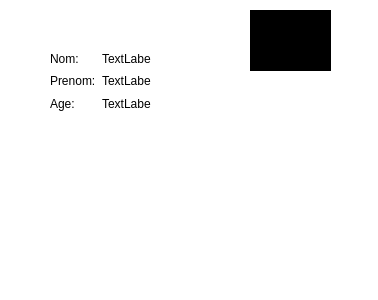
<?xml version="1.0" encoding="UTF-8"?>
<ui version="4.0">
 <class>Profil</class>
 <widget class="QDialog" name="Profil">
  <property name="geometry">
   <rect>
    <x>0</x>
    <y>0</y>
    <width>378</width>
    <height>300</height>
   </rect>
  </property>
  <property name="windowTitle">
   <string>Dialog</string>
  </property>
  <property name="styleSheet">
   <string notr="true">QWidget{background-color:white;}
QLineEdit{
background-color:orange}</string>
  </property>
  <widget class="QLabel" name="label_4">
   <property name="geometry">
    <rect>
     <x>250</x>
     <y>10</y>
     <width>81</width>
     <height>61</height>
    </rect>
   </property>
   <property name="styleSheet">
    <string notr="true">border-radius:50px;
background-color:black;</string>
   </property>
   <property name="text">
    <string>TextLabel</string>
   </property>
  </widget>
  <widget class="QWidget" name="layoutWidget">
   <property name="geometry">
    <rect>
     <x>50</x>
     <y>50</y>
     <width>101</width>
     <height>62</height>
    </rect>
   </property>
   <layout class="QGridLayout" name="gridLayout">
    <item row="0" column="0">
     <widget class="QLabel" name="label">
      <property name="text">
       <string>Nom:</string>
      </property>
     </widget>
    </item>
    <item row="0" column="1">
     <widget class="QLabel" name="Nom">
      <property name="text">
       <string>TextLabel</string>
      </property>
     </widget>
    </item>
    <item row="1" column="0">
     <widget class="QLabel" name="label_2">
      <property name="text">
       <string>Prenom:</string>
      </property>
     </widget>
    </item>
    <item row="1" column="1">
     <widget class="QLabel" name="Prenom">
      <property name="text">
       <string>TextLabel</string>
      </property>
     </widget>
    </item>
    <item row="2" column="0">
     <widget class="QLabel" name="label_3">
      <property name="text">
       <string>Age:</string>
      </property>
     </widget>
    </item>
    <item row="2" column="1">
     <widget class="QLabel" name="Age">
      <property name="text">
       <string>TextLabel</string>
      </property>
     </widget>
    </item>
   </layout>
  </widget>
 </widget>
 <resources/>
 <connections/>
</ui>
